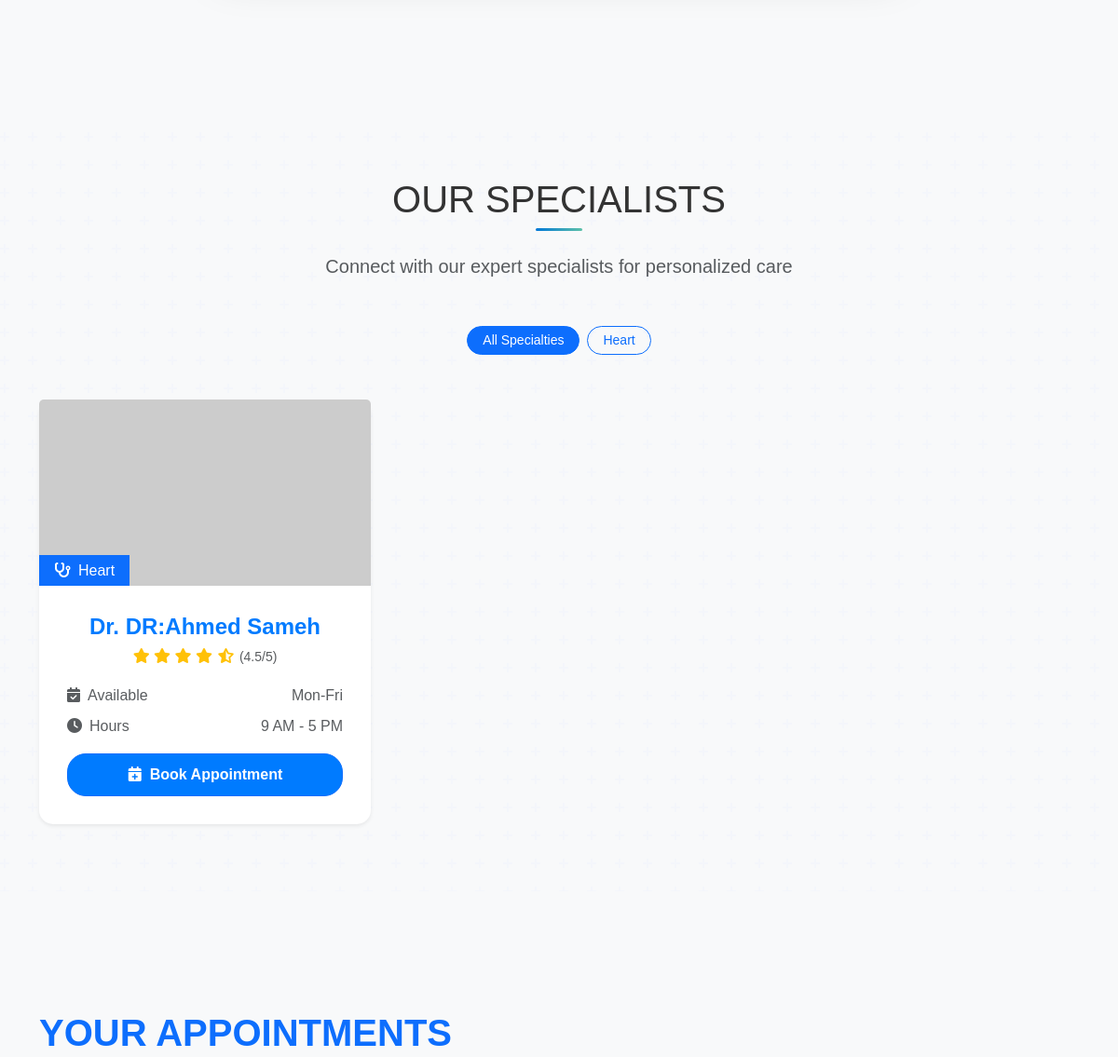
/get_doctors (signed in, middle part), run on an earlier commit of the app's database.
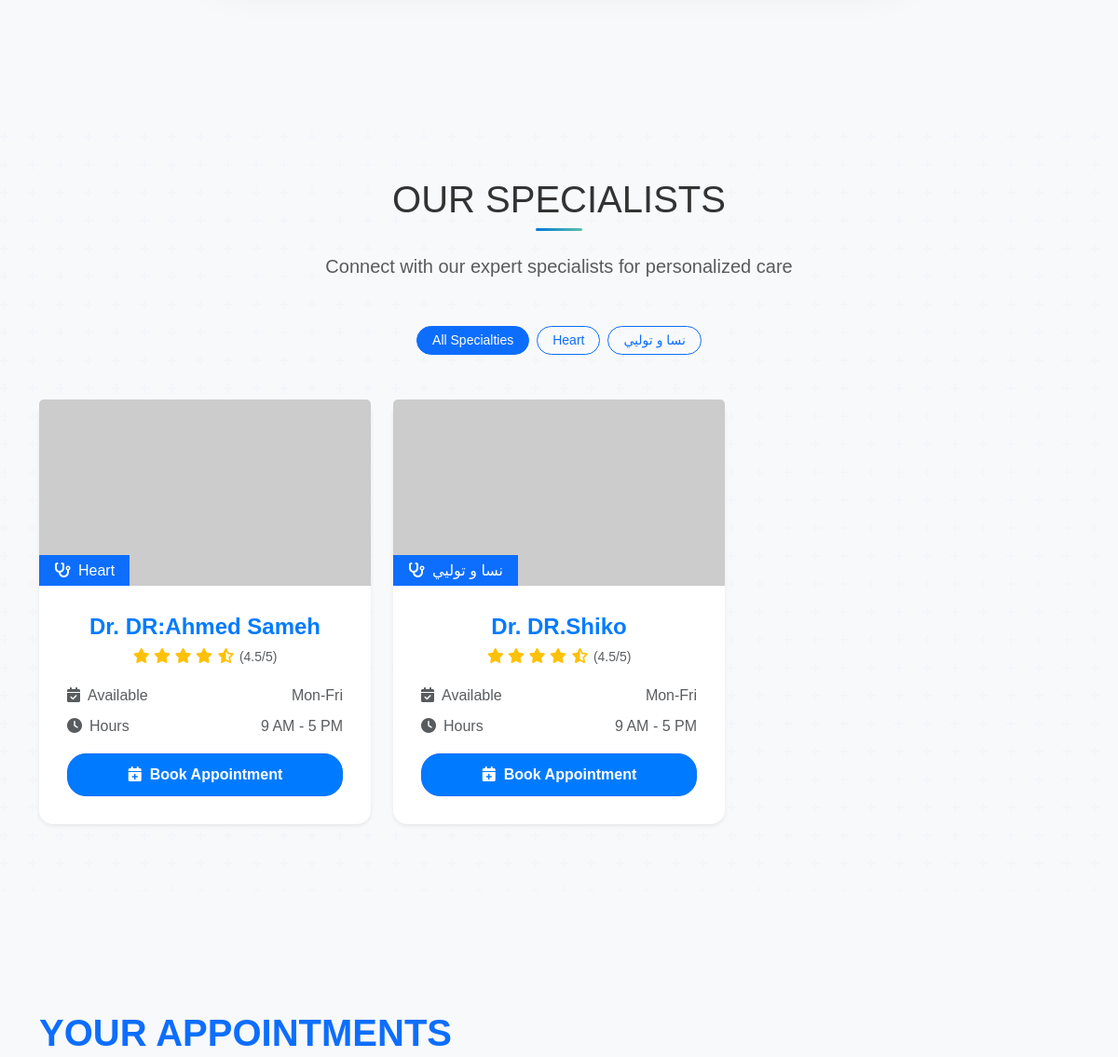
And on a later commit of the database.
### tables this page shows
CREATE TABLE doctors (
            id INTEGER PRIMARY KEY AUTOINCREMENT,
            name TEXT NOT NULL,
            specialization TEXT NOT NULL,
            salary REAL NOT NULL
        , specialty TEXT, rating INTEGER DEFAULT 5, img TEXT DEFAULT '/static/images/doctor.jpg', description TEXT, availability TEXT DEFAULT 'yes', phone TEXT, experience INTEGER DEFAULT 0, email TEXT);

### app.py (the view)
@app.route('/get_doctors')
def get_doctors():
    if 'user_type' in session and session['user_type'] == 'user':
        with sqlite3.connect("users.db") as conn:
            cursor = conn.cursor()
            cursor.execute("SELECT name, specialization FROM doctors")
            doctors = cursor.fetchall()
        return render_template('indexuser.html', doctors=doctors)
    return redirect(url_for('login'))

### templates/indexuser.html (shortened to what the changed rows need)
<!DOCTYPE html>
<html lang="en">
<head>
    <link href="https://cdn.jsdelivr.net/npm/bootstrap@5.3.2/dist/css/bootstrap.min.css" rel="stylesheet">
    <link rel="stylesheet" href="https://cdn.jsdelivr.net/npm/flatpickr/dist/flatpickr.min.css">
    <link rel="stylesheet" href="https://cdnjs.cloudflare.com/ajax/libs/font-awesome/6.4.0/css/all.min.css">
    <link href="https://unpkg.com/aos@2.3.1/dist/aos.css" rel="stylesheet">
    <link rel="stylesheet" href="../static/css/custom.css">
</head>
<body>
    <section id="doctors" class="min-vh-100 py-5 position-relative">
        <div class="container">
            <div class="text-center mb-5" data-aos="fade-up">
                <h2 class="section-heading">Our Specialists</h2>
            </div>
            <div class="specialty-filter mb-5 text-center" data-aos="fade-up" data-aos-delay="100">
                <div class="d-flex flex-wrap justify-content-center gap-2">
                    <button class="btn btn-sm btn-outline-primary active px-3 rounded-pill" onclick="filterSpecialty('all')">
                        All Specialties
                    </button> {% set specialties = [] %} {% for doctor in doctors %} {% if doctor[1] not in specialties %} {% set specialties = specialties + [doctor[1]] %}
                    <button class="btn btn-sm btn-outline-primary px-3 rounded-pill" onclick="filterSpecialty('{{ doctor[1] }}')">
                                {{ doctor[1] }}
                            </button> {% endif %} {% endfor %}
                </div>
            </div>
            <div class="row g-4">
                {% if doctors %} {% for doctor in doctors %}
                <div class="col-md-6 col-lg-4 mb-4 doctor-card" data-specialty="{{ doctor[1] }}" data-aos="fade-up" data-aos-delay="{{ loop.index * 100 }}">
                    <div class="card h-100 border-0 shadow-sm hover-card">
                        <div class="position-relative">
                            <img src="https://via.placeholder.com/300x200/f8f9fa/0d6efd?text=Dr.+{{ doctor[0] }}" class="card-img-top" alt="{{ doctor[0] }}" style="height: 200px; object-fit: cover;">
                            <div class="position-absolute bottom-0 start-0 bg-primary text-white py-1 px-3">
                                <i class="fas fa-stethoscope me-2"></i>{{ doctor[1] }}
                            </div>
                        </div>
                        <div class="card-body text-center">
                            <h5 class="card-title mb-1">Dr. {{ doctor[0] }}</h5>
                            <div class="mb-3">
                                <span class="text-warning">
                                    <i class="fas fa-star"></i>
                                    <i class="fas fa-star"></i>
                                    <i class="fas fa-star"></i>
                                    <i class="fas fa-star"></i>
                                    <i class="fas fa-star-half-alt"></i>
                                </span>
                                <small class="text-muted">(4.5/5)</small>
                            </div>
                            <div class="doctor-info mb-3">
                                <div class="d-flex justify-content-between text-muted mb-2">
                                    <span><i class="fas fa-calendar-check me-2"></i>Available</span>
                                    <span>Mon-Fri</span>
                                </div>
                                <div class="d-flex justify-content-between text-muted">
                                    <span><i class="fas fa-clock me-2"></i>Hours</span>
                                    <span>9 AM - 5 PM</span>
                                </div>
                            </div>
                            <button type="button" class="btn btn-primary w-100" data-bs-toggle="modal" data-bs-target="#appointmentModal" data-doctor="{{ doctor[0] }}" data-specialty="{{ doctor[1] }}">
                                <i class="fas fa-calendar-plus me-2"></i>Book Appointment
                            </button>
                        </div>
                    </div>
                </div>
                {% endfor %} {% else %}
                <div class="col-12 text-center py-5">
                    <div class="alert alert-info" role="alert">
                        <i class="fas fa-info-circle me-2"></i> No doctors available at the moment.
                    </div>
                </div>
                {% endif %}
            </div>
        </div>
    </section>
    <section id="appointments" class="min-vh-100 bg-light position-relative">
        <div class="container py-5">
            <h2 class="text-center text-primary fw-bold section-heading mb-5" data-aos="fade-up">Your Appointments</h2>
        </div>
    </section>
</body>
</html>

What changed in the data, as far as the page shows it:
added doctors: specialization "نسا و توليي", name "DR.Shiko"
